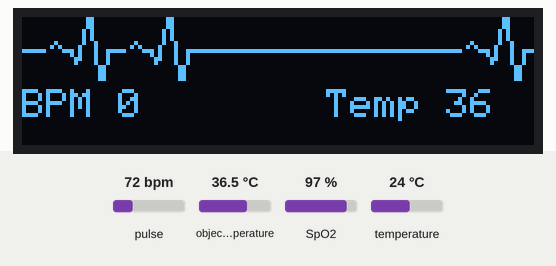
The sketch below on a simulated ESP32. Shown: 128×32 one-colour display. The test bench sets the inputs (shaded band); at power-on: pulse 72 bpm, object temperature 36.5 °C, SpO2 97 %, temperature 24 °C. WiFi joins after 1.5 s; servers stay silent unless stated; what the sketch prints to the serial monitor is not drawn.

Above: at 3.3 s.
3.4 s: pulse set to 42 bpm
At 4.16 s:
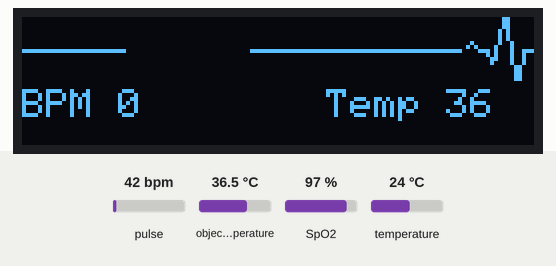
5.5 s: object temperature set to 20 °C
At 7.1 s:
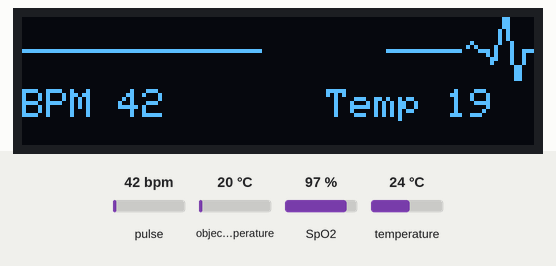
8.2 s: pulse set to 70 bpm
At 8.41 s:
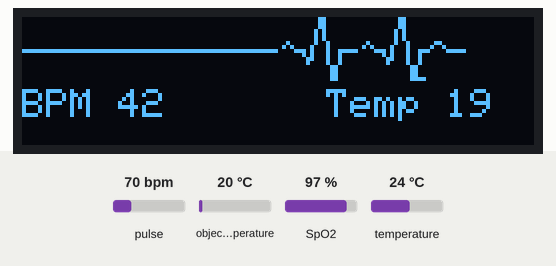
9.7 s: object temperature set to 26 °C
At 10.8 s:
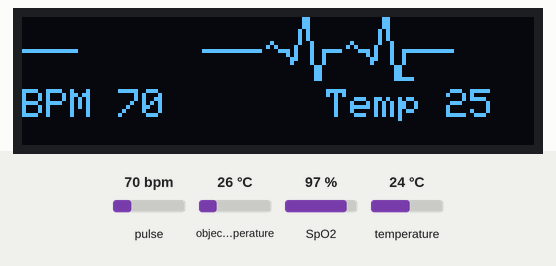
Timing chart, 0 to 12.7 s (numbered marks = the images above; inputs shaded):
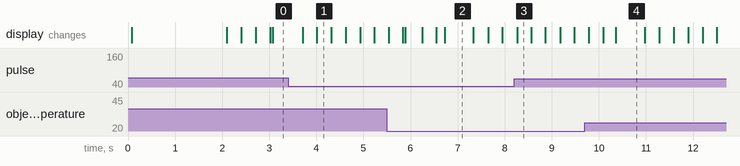

The sketch:

project_scien.ino
```cpp
#include <TinyGPS++.h>
#include <TinyGPSPlus.h>
#include <Wire.h>
#include "MAX30100_PulseOximeter.h"
#include <Adafruit_GFX.h>
#include <Adafruit_SSD1306.h>
#include <Adafruit_MLX90614.h>

#include <WiFi.h>
#include <FirebaseESP32.h>

#define FIREBASE_HOST "fir-max30100-default-rtdb.firebaseio.com"
#define FIREBASE_AUTH "6hppp9iHvu6aQP3zoZeBNVgyKwzO02IxbhAg5IJz"

#define WIFI_SSID "hoan"
#define WIFI_PASSWORD "12345678"

FirebaseData fbdo;
FirebaseJsonData json;
FirebaseConfig config;
FirebaseAuth auth;

Adafruit_MLX90614 mlx = Adafruit_MLX90614();
PulseOximeter pox;
TinyGPSPlus gps;

#define ENABLE_MAX30100 1
#define SCREEN_WIDTH 128  // OLED display width, in pixels
#define SCREEN_HEIGHT 32  //64 // OLED display height, in pixels

#define OLED_RESET -1        // 4 // Reset pin # (or -1 if sharing Arduino reset pin)
#define SCREEN_ADDRESS 0x3c  ///< See datasheet for Address; 0x3D for 128x64, 0x3C for 128x32
Adafruit_SSD1306 display(SCREEN_WIDTH, SCREEN_HEIGHT, &Wire, OLED_RESET);
#define REPORTING_PERIOD_MS 3000
#define REPORTING_PERIOD_TE 3000


uint32_t tsLastReport = 0;
uint32_t teLastReport = 0;

int xPos = 0;
// Callback (registered below) fired when a pulse is detected
void onBeatDetected() {
  Serial.println("Beat!");
  heart_beat(&xPos);
  delay(20);
  heart_beat(&xPos);
  delay(20);
  // heart_beat_1(&xPos);
}
void setup() {
  Serial.begin(115200);
  // WiFi.begin(WIFI_SSID, WIFI_PASSWORD);
  // while (WiFi.status() != WL_CONNECTED) {
  //   Serial.print(".");
  // }
  Serial.println("Wifi connected !!!!!!");
  Serial.println("SSD1306 128x64 OLED TEST");
  // SSD1306_SWITCHCAPVCC = generate display voltage from 3.3V internally
  if (!display.begin(SSD1306_SWITCHCAPVCC, SCREEN_ADDRESS)) {
    Serial.println(F("SSD1306 allocation failed"));
    for (;;)
      ;  // Don't proceed, loop forever
  }

  display.clearDisplay();
  display.setTextSize(1);
  display.setTextColor(WHITE);
  display.setCursor(20, 18);
  // Display static text
  display.print("Pulse OxiMeter");
  int temp1 = 0;
  int temp2 = 40;
  int temp3 = 80;
  heart_beat(&temp1);
  heart_beat(&temp2);
  heart_beat(&temp3);
  xPos = 0;
  display.display();
  delay(2000);  // Pause for 2 seconds
  display.cp437(true);
  display.clearDisplay();
  Serial.print("Initializing pulse oximeter..");
  if (!mlx.begin()) {
    Serial.println("Error connecting to MLX sensor. Check wiring.");
    while (1)
      ;
  };

  if (!pox.begin()) {
    Serial.println("FAILED");
    for (;;)
      ;
  } else {
    Serial.println("SUCCESS");
  }
#if ENABLE_MAX30100


  pox.setIRLedCurrent(MAX30100_LED_CURR_7_6MA);
  // Register a callback for the beat detection
  pox.setOnBeatDetectedCallback(onBeatDetected);
  display_data(0, 0);
#endif
  Firebase.begin(FIREBASE_HOST, FIREBASE_AUTH);
}
void loop() {


  drawLine(&xPos);

  // Make sure to call update as fast as possible
  pox.update();

  // Khai báo biến để lưu giữ giá trị trước đó
  int lastBPM = -1;
  int lastSpo2 = -1;
  int lastTempO = -1;
  int lastTempA = -1;


  if (millis() - tsLastReport >= REPORTING_PERIOD_MS) {
    pox.shutdown();
    int tempO = mlx.readObjectTempC();
    int tempA = mlx.readAmbientTempC();
    int bpm = pox.getHeartRate();
    int spo2 = pox.getSpO2();
    display_data(bpm, tempO);

    // Kiểm tra và gửi dữ liệu khi có sự thay đổi
    if (bpm != lastBPM) {

      if (!Firebase.setIntAsync(fbdo, "/HeartBeat", bpm)) {
        Serial.println(fbdo.errorReason());
      }
      lastBPM = bpm;
    }

    if (spo2 != lastSpo2) {

      if (!Firebase.setIntAsync(fbdo, "/SPO2", spo2)) {
        Serial.println(fbdo.errorReason());
      }
      lastSpo2 = spo2;
    }

    if (tempO != lastTempO) {
      if (!Firebase.setIntAsync(fbdo, "/ObjectTempC", tempO)) {
        Serial.println(fbdo.errorReason());
      }
      lastTempO = tempO;
    }

    if (tempA != lastTempA) {
      if (!Firebase.setIntAsync(fbdo, "/Temperature", tempA)) {
        Serial.println(fbdo.errorReason());
      }
      lastTempA = tempA;
    }

    pox.resume();
    tsLastReport = millis();
  }
}
void display_data(int bpm, int tempO) {
  display.fillRect(0, 18, 127, 15, SSD1306_BLACK);
  display.setTextSize(1);
  display.setTextColor(WHITE);
  display.setCursor(0, 18);
  // Display static text
  display.print("BPM ");
  display.print(bpm);
  display.display();
  display.setTextSize(1);
  display.setTextColor(WHITE);
  display.setCursor(64, 18);
  // Display static text
  display.print("  Temp ");
  display.println(tempO);
  display.display();
}
void drawLine(int *x_pos) {
  // Draw a single pixel in white
  display.drawPixel(*x_pos, 8, SSD1306_WHITE);
  display.drawPixel((*x_pos)++, 8, SSD1306_WHITE);
  display.drawPixel((*x_pos)++, 8, SSD1306_WHITE);
  // display.drawPixel((*x_pos)++, 8, SSD1306_WHITE);
  // display.drawPixel((*x_pos), 8, BLACK); // -----
  //Serial.println(*x_pos);
  display.fillRect(*x_pos, 0, 31, 16, SSD1306_BLACK);
  display.display();
  delay(1);
  if (*x_pos >= SCREEN_WIDTH - 20) {
    *x_pos = 0;
  }
  delay(10);
}
void heart_beat(int *x_pos) {
  /************************************************/
  //display.clearDisplay();
  display.fillRect(*x_pos, 0, 30, 15, SSD1306_BLACK);
  // Draw a single pixel in white
  display.drawPixel(*x_pos + 0, 8, SSD1306_WHITE);
  display.drawPixel(*x_pos + 1, 8, SSD1306_WHITE);
  display.drawPixel(*x_pos + 2, 8, SSD1306_WHITE);
  display.drawPixel(*x_pos + 3, 8, SSD1306_WHITE);
  display.drawPixel(*x_pos + 4, 8, BLACK);  // -----
  //display.display();
  //delay(1);
  display.drawPixel(*x_pos + 5, 7, SSD1306_WHITE);
  display.drawPixel(*x_pos + 6, 6, SSD1306_WHITE);
  display.drawPixel(*x_pos + 7, 7, SSD1306_WHITE);  // .~.
  //display.display();
  //delay(1);
  display.drawPixel(*x_pos + 8, 8, SSD1306_WHITE);
  display.drawPixel(*x_pos + 9, 8, SSD1306_WHITE);  // --
  //display.display();
  //delay(1);
  /******************************************/
  display.drawPixel(*x_pos + 10, 8, SSD1306_WHITE);
  display.drawPixel(*x_pos + 10, 9, SSD1306_WHITE);
  display.drawPixel(*x_pos + 11, 10, SSD1306_WHITE);
  display.drawPixel(*x_pos + 11, 11, SSD1306_WHITE);
  //display.display();
  //delay(1);
  /******************************************/
  display.drawPixel(*x_pos + 12, 10, SSD1306_WHITE);
  display.drawPixel(*x_pos + 12, 9, SSD1306_WHITE);
  display.drawPixel(*x_pos + 12, 8, SSD1306_WHITE);
  display.drawPixel(*x_pos + 12, 7, SSD1306_WHITE);
  //display.display();
  //delay(1);
  display.drawPixel(*x_pos + 13, 6, SSD1306_WHITE);
  display.drawPixel(*x_pos + 13, 5, SSD1306_WHITE);
  display.drawPixel(*x_pos + 13, 4, SSD1306_WHITE);
  display.drawPixel(*x_pos + 13, 3, SSD1306_WHITE);
  //display.display();
  //delay(1);
  display.drawPixel(*x_pos + 14, 2, SSD1306_WHITE);
  display.drawPixel(*x_pos + 14, 1, SSD1306_WHITE);
  display.drawPixel(*x_pos + 14, 0, SSD1306_WHITE);
  display.drawPixel(*x_pos + 14, 0, SSD1306_WHITE);
  //display.display();
  //delay(1);
  /******************************************/
  display.drawPixel(*x_pos + 15, 0, SSD1306_WHITE);
  display.drawPixel(*x_pos + 15, 1, SSD1306_WHITE);
  display.drawPixel(*x_pos + 15, 2, SSD1306_WHITE);
  display.drawPixel(*x_pos + 15, 3, SSD1306_WHITE);
  //display.display();
  //delay(1);
  display.drawPixel(*x_pos + 15, 4, SSD1306_WHITE);
  display.drawPixel(*x_pos + 15, 5, SSD1306_WHITE);
  display.drawPixel(*x_pos + 16, 6, SSD1306_WHITE);
  display.drawPixel(*x_pos + 16, 7, SSD1306_WHITE);
  //display.display();
  //delay(1);
  display.drawPixel(*x_pos + 16, 8, SSD1306_WHITE);
  display.drawPixel(*x_pos + 16, 9, SSD1306_WHITE);
  display.drawPixel(*x_pos + 16, 10, SSD1306_WHITE);
  display.drawPixel(*x_pos + 16, 11, SSD1306_WHITE);
  //display.display();
  //delay(1);
  display.drawPixel(*x_pos + 17, 12, SSD1306_WHITE);
  display.drawPixel(*x_pos + 17, 13, SSD1306_WHITE);
  display.drawPixel(*x_pos + 17, 14, SSD1306_WHITE);
  display.drawPixel(*x_pos + 17, 15, SSD1306_WHITE);
  //display.display();
  //delay(1);
  display.drawPixel(*x_pos + 18, 15, SSD1306_WHITE);
  display.drawPixel(*x_pos + 18, 14, SSD1306_WHITE);
  display.drawPixel(*x_pos + 18, 13, SSD1306_WHITE);
  display.drawPixel(*x_pos + 18, 12, SSD1306_WHITE);
  //display.display();
  //delay(1);
  display.drawPixel(*x_pos + 19, 11, SSD1306_WHITE);
  display.drawPixel(*x_pos + 19, 10, SSD1306_WHITE);
  display.drawPixel(*x_pos + 19, 9, SSD1306_WHITE);
  display.drawPixel(*x_pos + 19, 8, SSD1306_WHITE);
  //display.display();
  //delay(1);
  /****************************************************/
  display.drawPixel(*x_pos + 20, 8, SSD1306_WHITE);
  display.drawPixel(*x_pos + 21, 8, SSD1306_WHITE);
  //display.display();
  //delay(1);
  /****************************************************/
  display.drawPixel(*x_pos + 22, 7, SSD1306_WHITE);
  display.drawPixel(*x_pos + 23, 6, SSD1306_WHITE);
  display.drawPixel(*x_pos + 24, 6, SSD1306_WHITE);
  display.drawPixel(*x_pos + 25, 7, SSD1306_WHITE);
  //display.display();
  //delay(1);
  /************************************************/
  display.drawPixel(*x_pos + 26, 8, SSD1306_WHITE);
  display.drawPixel(*x_pos + 27, 8, SSD1306_WHITE);
  display.drawPixel(*x_pos + 28, 8, SSD1306_WHITE);
  display.drawPixel(*x_pos + 29, 8, SSD1306_WHITE);
  display.drawPixel(*x_pos + 30, 8, SSD1306_WHITE);  // -----
  *x_pos = *x_pos + 20;
  display.display();
  delay(1);
}
```
